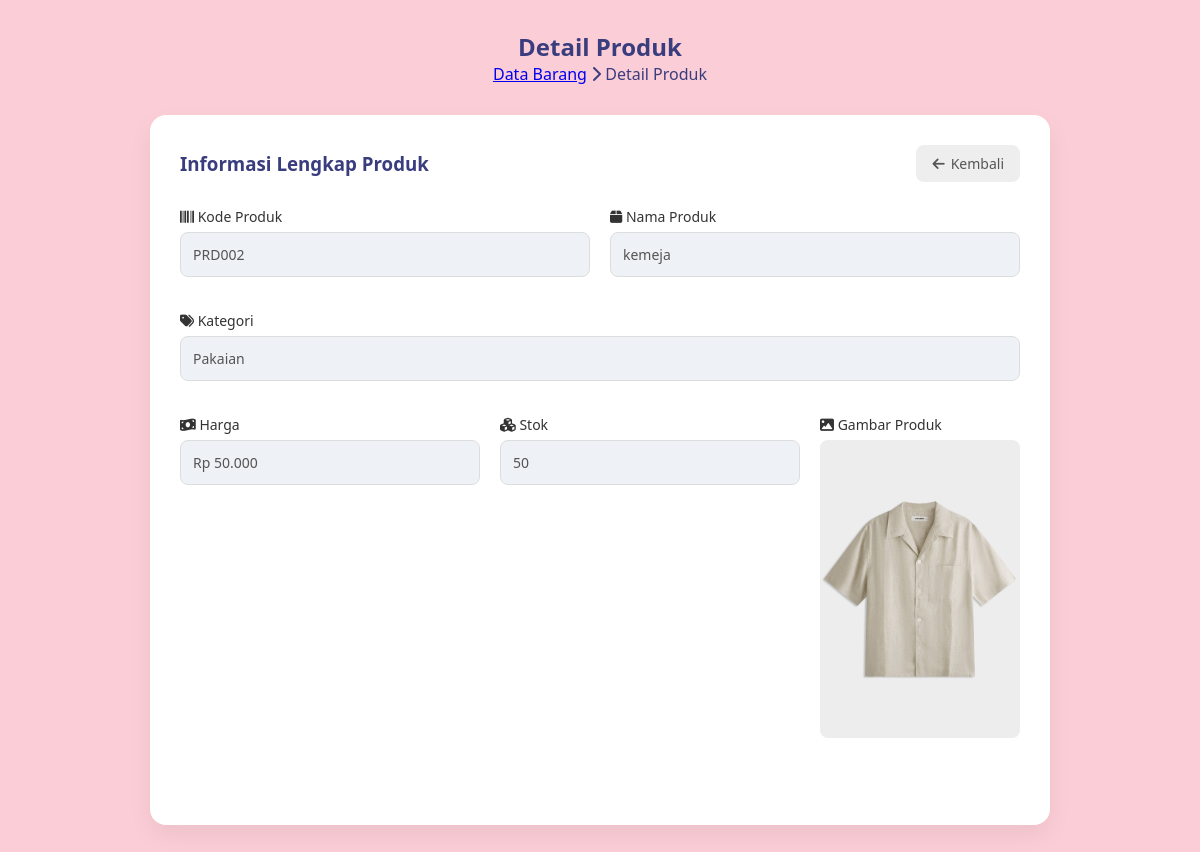
The app's page /detail.php?id=16 (signed in) with its own data.
### tables this page shows
CREATE TABLE `produk` (
  `id` int(11) NOT NULL,
  `kode_produk` varchar(50) DEFAULT NULL,
  `nama_produk` varchar(100) NOT NULL,
  `kategori_id` varchar(100) NOT NULL,
  `harga` decimal(10,2) NOT NULL,
  `stok` int(11) NOT NULL,
  `gambar` varchar(255) DEFAULT NULL
);

### detail.php (the view, shortened to what this page needs)
<?php
	include 'koneksi.php';
	$id = isset($_GET['id']) ? intval($_GET['id']) : 0;
	$stmt = $conn->prepare("SELECT * FROM produk WHERE id = ?");
	$stmt->execute([$id]);
	$produk = $stmt->fetch(PDO::FETCH_ASSOC);
?>
<?php include 'includes/header.php'; ?>
<div class="content-wrapper">
	<main class="main-content">
		<div class="page-header">
			<h2>Detail Produk</h2>
			<div class="breadcrumb">
				<a href="index.php?page=data_barang">Data Barang</a>
				<i class="fas fa-chevron-right"></i>
				<span>Detail Produk</span>
			</div>
		</div>
		<div class="content">
			<div class="card">
				<div class="card-header">
					<h3>Informasi Lengkap Produk</h3>
					<a href="index.php?page=data_barang" class="btn btn-secondary">
						<i class="fas fa-arrow-left"></i> Kembali
					</a>
				</div>
				<div class="card-body">
					<form class="form-vertical">
						<div class="form-row">
							<div class="form-group">
								<label>
									<i class="fas fa-barcode"></i> Kode Produk
								</label>
								<input
									type="text"
									value="<?php echo htmlspecialchars($produk['kode_produk']); ?>"
									disabled
								>
							</div>
							<div class="form-group">
								<label>
									<i class="fas fa-box"></i> Nama Produk
								</label>
								<input
									type="text"
									value="<?php echo htmlspecialchars($produk['nama_produk']); ?>"
									disabled
								>
							</div>
						</div>
						<div class="form-row">
							<div class="form-group">
								<label>
									<i class="fas fa-tags"></i> Kategori
								</label>
								<input
									type="text"
									value="<?php echo htmlspecialchars($produk['kategori_id']); ?>"
									disabled
								>
							</div>
						</div>
						<div class="form-row">
							<div class="form-group">
								<label>
									<i class="fas fa-money-bill-wave"></i> Harga
								</label>
								<input
									type="text"
									value="Rp <?php echo number_format($produk['harga'],0,',','.'); ?>"
									disabled
								>
							</div>
							<div class="form-group">
								<label>
									<i class="fas fa-cubes"></i> Stok
								</label>
								<input
									type="number"
									value="<?php echo $produk['stok']; ?>"
									disabled
								>
							</div>
							<div class="form-row">
							<div class="form-group">
								<label><i class="fas fa-image"></i> Gambar Produk</label>
								<?php if ($produk['gambar'] && file_exists('uploads/' . $produk['gambar'])): ?>
									<div>
										<img src="uploads/<?php echo $produk['gambar']; ?>" style="max-width:200px; border-radius:8px;">
									</div>
								<?php else: ?>
									<p><em>Tidak ada gambar</em></p>
								<?php endif; ?>
							</div>
						</div>
					</form>
				</div>
			</div>
		</div>
	</main>
</div>

### css/style.css (style rules this page uses)
* { margin:0; padding:0; box-sizing:border-box; }
body { font-family: 'Segoe UI', Tahoma, Geneva, Verdana, sans-serif; background:#fbcdd6; color:#393D7E; }
.card { background:white; border-radius:16px; padding:30px; box-shadow:0 10px 25px rgba(0,0,0,0.06); margin:30px auto; max-width:900px; }
.card-header { display:flex; justify-content:space-between; align-items:center; margin-bottom:25px; }
.card-header h3 { color:#393D7E; }
.form-vertical { width:100%; }
.form-row { display:flex; gap:20px; margin-bottom:18px; }
.form-group { flex:1; display:flex; flex-direction:column; }
.form-group label { font-size:14px; margin-bottom:6px; color:#5459AC; font-weight:600; }
.form-group input, .form-group select { padding:10px 12px; border:1px solid #ddd; border-radius:8px; font-size:14px; transition:0.2s; }
.btn { padding:9px 16px; border-radius:8px; border:none; cursor:pointer; font-size:14px; text-decoration:none; display:inline-flex; align-items:center; gap:6px; }
.btn-secondary { background:#eee; color:#555; }
.page-header { max-width:900px; margin:30px auto; text-align:center; display:flex; flex-direction:column; align-items:center; }
.form-group { margin-bottom:18px; }
.form-group label { font-size:14px; font-weight:600; color:#F2AEBB; margin-bottom:6px; display:block; }
.form-group input { width:100%; padding:12px; border:1px solid #ddd; border-radius:8px; font-size:14px; transition:0.2s; }
* { margin:0; padding:0; box-sizing:border-box; font-family:"Segoe UI",sans-serif; }
.form-group { margin-bottom:16px; }
.form-group label { display:block; margin-bottom:6px; font-weight:500; color:#333; }
.form-group input { width:100%; padding:12px; border-radius:8px; border:1px solid #ddd; font-size:14px; background:#eef2f7; }

### records on screen
produk: kode_produk "PRD002", nama_produk "kemeja", kategori "Pakaian", harga "Rp 50.000", stok "50", gambar (picture)
